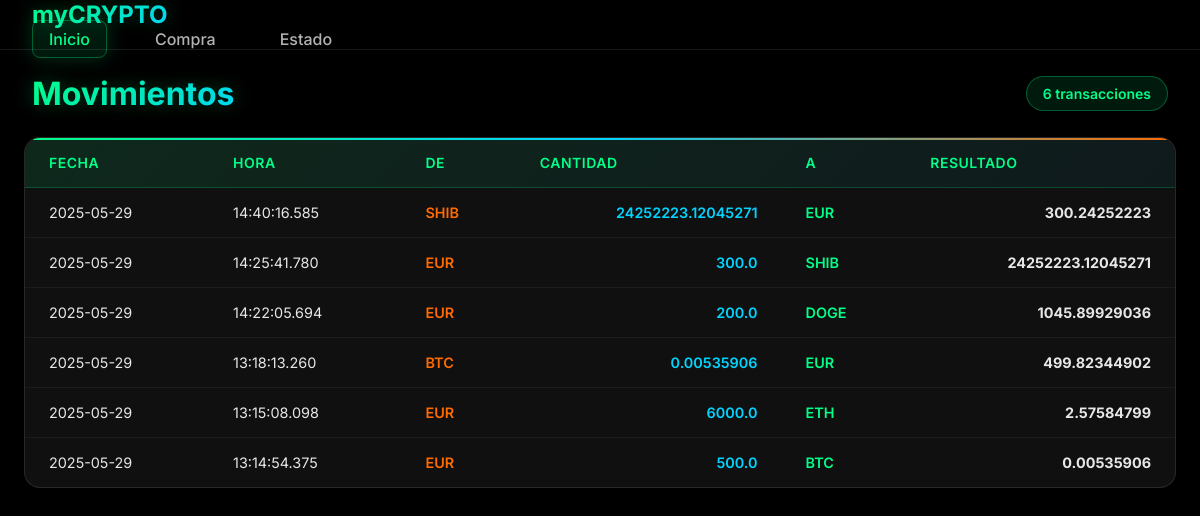
The page / on the database its author committed.
### tables this page shows
CREATE TABLE movements (
            id INTEGER PRIMARY KEY AUTOINCREMENT,
            date TEXT,
            time TEXT,
            from_currency TEXT,
            from_quantity REAL,
            to_currency TEXT,
            to_quantity REAL
        );

### app.py (the view)
@app.route('/')
def index():
    with sqlite3.connect('movements.db') as conn:
        cursor = conn.cursor()
        cursor.execute('SELECT * FROM movements ORDER BY id DESC')
        rows = cursor.fetchall()
    return render_template('index.html', movements=rows)

### templates/index.html (shortened to what this page needs)
{% extends 'layout.html' %}
{% block content %}
<div class="movements-header">
    <h2 class="movements-title">Movimientos</h2>
    {% if movements %}
    <div class="movements-count">{{ movements|length }} transacciones</div>
    {% endif %}
</div>
{% if movements %}
<div class="modern-table-container">
    <table class="modern-table">
        <thead>
            <tr>
                <th>Fecha</th>
                <th>Hora</th>
                <th>De</th>
                <th>Cantidad</th>
                <th>A</th>
                <th>Resultado</th>
            </tr>
        </thead>
        <tbody>
            {% for row in movements %}
            <tr>
                <td>{{ row[1] }}</td>
                <td>{{ row[2] }}</td>
                <td>{{ row[3] }}</td>
                <td>{{ row[4] }}</td>
                <td>{{ row[5] }}</td>
                <td>{{ row[6] }}</td>
            </tr>
            {% endfor %}
        </tbody>
    </table>
</div>
{% else %}
<div class="empty-state">
    <div class="empty-icon pulse-animation">📊</div>
    <div class="empty-title">Sin Movimientos</div>
    <div class="empty-message">Aún no hay transacciones registradas. ¡Comienza tu primera operación!</div>
</div>
{% endif %}
{% endblock %}

### templates/layout.html (shortened to what this page needs)
<!doctype html>
<html lang="es">
<head>
    <link rel="stylesheet" href="https://unpkg.com/@picocss/pico@1.*/css/pico.min.css">
</head>
<body>
    <nav>
        <ul>
            <li><strong>myCRYPTO</strong></li>
        </ul>
        <ul>
            <li><a href="/" class="{{ 'active' if request.endpoint == 'index' else '' }}">Inicio</a></li>
            <li><a href="/purchase" class="{{ 'active' if request.endpoint == 'purchase' else '' }}">Compra</a></li>
            <li><a href="/status" class="{{ 'active' if request.endpoint == 'status' else '' }}">Estado</a></li>
        </ul>
    </nav>
    <main>
        {% block content %}{% endblock %}
    </main>
</body>
</html>

### templates/layout.html (style rules this page uses)
:root { --background-color: #000000; --card-bg: rgba(15, 15, 15, 0.9); --card-bg-hover: rgba(25, 25, 25, 0.95); --border-color: rgba(255, 255, 255, 0.1); --text-primary: #ffffff; --text-secondary: rgba(255, 255, 255, 0.7); --accent-color: #00ff88; --accent-secondary: #ff6b00; --gradient-primary: linear-gradient(135deg, #00ff88 0%, #00d4ff 100%); --gradient-secondary: linear-gradient(135deg, #ff6b00 0%, #ff0080 100%); --shadow-glow: 0 0 30px rgba(0, 255, 136, 0.2); --shadow-card: 0 8px 32px rgba(0, 0, 0, 0.8); }
* { margin: 0; padding: 0; box-sizing: border-box; }
html, body { height: 100vh; overflow: hidden; }
body { background: #000000; color: var(--text-primary); font-family: 'Inter', -apple-system, BlinkMacSystemFont, sans-serif; display: flex; flex-direction: column; }
nav { background: rgba(0, 0, 0, 0.98); backdrop-filter: blur(20px); border-bottom: 1px solid var(--border-color); position: sticky; top: 0; z-index: 1000; box-shadow: 0 4px 20px rgba(0, 0, 0, 0.5); }
nav ul { display: flex; align-items: center; list-style: none; margin: 0; padding: 0 2rem; }
nav ul:first-child { flex: 1; }
nav ul:last-child { gap: 2rem; }
nav strong { font-size: 1.5rem; font-weight: 700; background: var(--gradient-primary); background-clip: text; -webkit-background-clip: text; -webkit-text-fill-color: transparent; text-shadow: 0 0 20px rgba(0, 255, 136, 0.3); }
nav a { color: var(--text-secondary); text-decoration: none; padding: 0.5rem 1rem; border-radius: 0.5rem; transition: all 0.3s ease; position: relative; font-weight: 500; }
nav a.active { color: var(--accent-color); background: rgba(0, 255, 136, 0.1); box-shadow: 0 0 20px rgba(0, 255, 136, 0.2); border: 1px solid rgba(0, 255, 136, 0.3); }
main { flex: 1; padding: 1.5rem; max-width: 100vw; width: 100%; margin: 0; overflow-y: auto; overflow-x: hidden; }

### templates/index.html (style rules this page uses)
.movements-header { display: flex; align-items: center; justify-content: space-between; margin-bottom: 1.5rem; padding: 0 0.5rem; }
.movements-title { font-size: 2rem; font-weight: 700; background: linear-gradient(135deg, #00ff88 0%, #00d4ff 100%); background-clip: text; -webkit-background-clip: text; -webkit-text-fill-color: transparent; text-shadow: 0 0 20px rgba(0, 255, 136, 0.3); margin: 0; }
.movements-count { background: rgba(0, 255, 136, 0.1); color: #00ff88; padding: 0.5rem 1rem; border-radius: 2rem; font-size: 0.875rem; font-weight: 600; border: 1px solid rgba(0, 255, 136, 0.3); }
.modern-table-container { background: rgba(20, 20, 20, 0.8); backdrop-filter: blur(20px); border-radius: 1rem; border: 1px solid rgba(255, 255, 255, 0.1); box-shadow: 0 8px 32px rgba(0, 0, 0, 0.5); overflow: hidden; position: relative; }
.modern-table-container::before { content: ''; position: absolute; top: 0; left: 0; right: 0; height: 2px; background: linear-gradient(90deg, #00ff88, #00d4ff, #ff6b00); }
.modern-table { width: 100%; border-collapse: separate; border-spacing: 0; background: transparent; margin: 0; }
.modern-table thead { background: linear-gradient(135deg, rgba(0, 255, 136, 0.1) 0%, rgba(0, 212, 255, 0.05) 100%); }
.modern-table th { padding: 1rem 1.5rem; text-align: left; font-weight: 600; color: #00ff88; font-size: 0.875rem; text-transform: uppercase; letter-spacing: 0.5px; border: none; border-bottom: 1px solid rgba(0, 255, 136, 0.2); position: relative; }
.modern-table th:first-child { border-top-left-radius: 1rem; }
.modern-table th:last-child { border-top-right-radius: 1rem; }
.modern-table td { padding: 1rem 1.5rem; border: none; border-bottom: 1px solid rgba(255, 255, 255, 0.05); color: rgba(255, 255, 255, 0.9); font-size: 0.9rem; transition: all 0.3s ease; }
.modern-table tbody tr { transition: all 0.3s ease; cursor: pointer; }
.modern-table tbody tr:last-child td { border-bottom: none; }
.modern-table tbody tr:last-child td:first-child { border-bottom-left-radius: 1rem; }
.modern-table tbody tr:last-child td:last-child { border-bottom-right-radius: 1rem; }
.modern-table td:nth-child(3) { color: #ff6b00; font-weight: 600; }
.modern-table td:nth-child(4) { color: #00d4ff; font-weight: 600; text-align: right; }
.modern-table td:nth-child(5) { color: #00ff88; font-weight: 600; }
.modern-table td:nth-child(6) { font-weight: 700; text-align: right; }

### rows shown on the page
movements: date "2025-05-29", time "14:40:16.585", from_currency "SHIB", from_quantity "24252223.12045271", to_currency "EUR", to_quantity "300.24252223"
movements: date "2025-05-29", time "14:25:41.780", from_currency "EUR", from_quantity "300.0", to_currency "SHIB", to_quantity "24252223.12045271"
movements: date "2025-05-29", time "14:22:05.694", from_currency "EUR", from_quantity "200.0", to_currency "DOGE", to_quantity "1045.89929036"
movements: date "2025-05-29", time "13:18:13.260", from_currency "BTC", from_quantity "0.00535906", to_currency "EUR", to_quantity "499.82344902"
movements: date "2025-05-29", time "13:15:08.098", from_currency "EUR", from_quantity "6000.0", to_currency "ETH", to_quantity "2.57584799"
movements: date "2025-05-29", time "13:14:54.375", from_currency "EUR", from_quantity "500.0", to_currency "BTC", to_quantity "0.00535906"

### other values the page prints
{{ movements|length }} "6"
